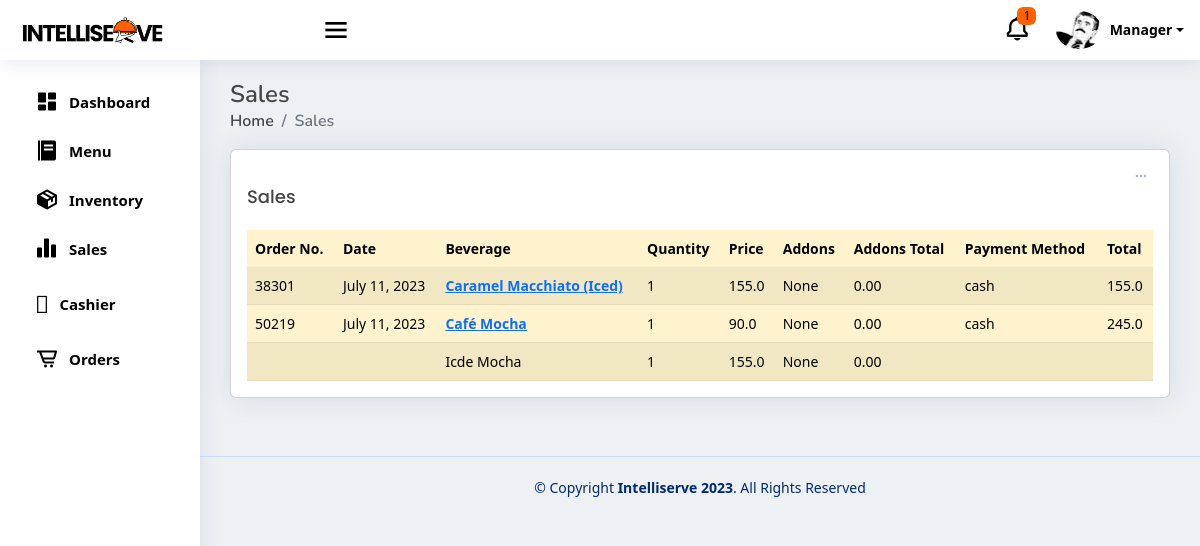
/sales (signed in), run on an earlier commit of the app's database.
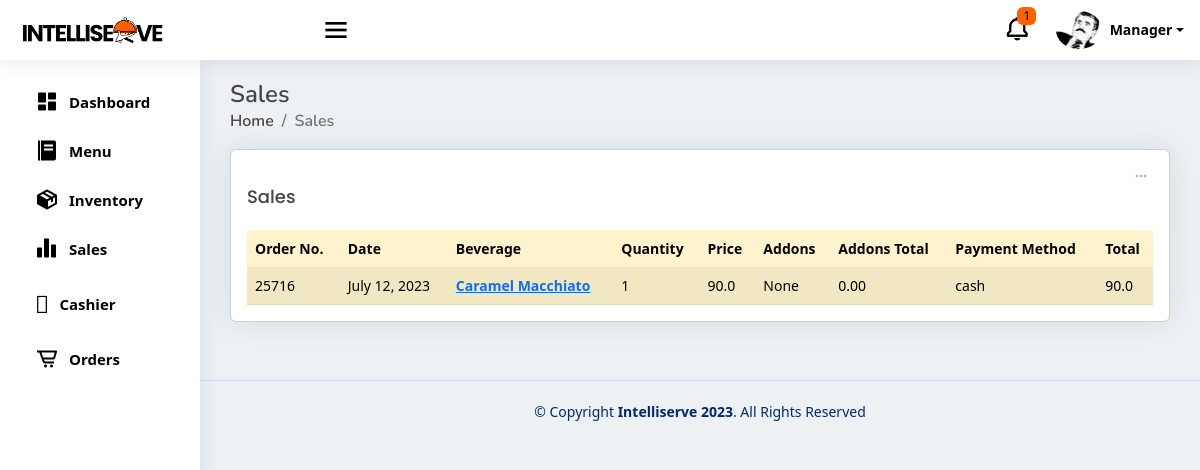
And on a later commit of the database.
### pos/models.py (models this page shows, shortened)
class buyItem(models.Model):
    buyName= models.CharField (max_length=255, null=True, blank=True)
    buySize = models.CharField(max_length=15, null=True, blank=True)
    buyQuantityMenu = models.PositiveIntegerField (null=True, blank=True)
    buyPrice = models.FloatField (null=True, blank=True)
    buyAddOns1 = models.CharField (max_length=255, null=True, blank=True)
    buyAddOns2 = models.CharField (max_length=255, null=True, blank=True)
    buyAddOns3 = models.CharField (max_length=255, null=True, blank=True)
    buyAddOns4 = models.CharField (max_length=255, null=True, blank=True)
    buyAddOns5 = models.CharField (max_length=255, null=True, blank=True)
    menuAOPrice1 = models.FloatField(default=0,null=True, blank=True)
    menuAOPrice2 = models.FloatField(default=0,null=True, blank=True)
    menuAOPrice3 = models.FloatField(default=0,null=True, blank=True)
    menuAOPrice4 = models.FloatField(default=0,null=True, blank=True)
    menuAOPrice5 = models.FloatField(default=0,null=True, blank=True)
    buyingredient1 = models.CharField (max_length=255, null=True, blank=True)
    buyingredient2 = models.CharField (max_length=255, null=True, blank=True)
    buyingredient3 = models.CharField (max_length=255, null=True, blank=True)
    buyingredient4 = models.CharField (max_length=255, null=True, blank=True)
    buyingredient5 = models.CharField (max_length=255, null=True, blank=True)
    buyingredient6 = models.CharField (max_length=255, null=True, blank=True)
    buyingredient7 = models.CharField (max_length=255, null=True, blank=True)
    buyingredient8 = models.CharField (max_length=255, null=True, blank=True)
    buyingredient9 = models.CharField (max_length=255, null=True, blank=True)
    buyingredient10 = models.CharField (max_length=255, null=True, blank=True)
    transaction = models.BooleanField(default=False)
    buyOrBought = models.BooleanField(default=False)
    DoneOrder = models.BooleanField(default=False)
    payment_method = models.CharField(max_length=255, choices=PAYMENT_CHOICES, null=True, blank=True)
    DineIn_Out = models.CharField(max_length=255, choices=IN_OUT, null=True, blank=True)
    AllPayment = models.FloatField(null=True, blank=True)
    tenderedPayment = models.FloatField(null=True, blank=True)
    orderNumber = models.PositiveIntegerField (null=True, blank=True)
    dateordered = models.DateTimeField (null=True, blank=True)
    priceSize = models.FloatField( null=True, blank=True)

### pos/views.py (the view)
# urls.py: path('sales', views.sales, name='sales'),
@login_required
def sales(request):
    today = datetime.now().date()
    start_of_week = today - timedelta(days=today.weekday())  # Get the start date of the current week
    end_of_week = start_of_week + timedelta(days=6)  # Get the end date of the current week
    buyitem = buyItem.objects.filter(dateordered__date__range=[start_of_week, end_of_week])
    context = {
        'buyitem': buyitem,
    }
    return render(request, 'sales.html', context)

### pos/templates/sales.html (shortened to what the changed rows need)
{% extends "base.html" %}
{% block content %}
  <div class="pagetitle">
    <h1>Sales</h1>
  </div>
  <section class="section dashboard">
    <div class="row">
      <div class="col-lg-12 mb-2">
        <div class="row g-2">
           <div class="col-12">
            <div class="card top-selling overflow-auto">
              <div class="card-body pb-0">
                <table class="table rounded table-striped table-warning" id="salesTable">
                  <thead>
                    <tr>
                      <th scope="col">Order No.</th>
                      <th scope="col">Date</th>
                      <th scope="col">Beverage</th>
                      <th scope="col">Quantity</th>
                      <th scope="col">Price</th>
                      <th scope="col">Addons</th>
                      <th scope="col">Addons Total</th>
                      <th scope="col">Payment Method</th>
                      <th scope="col">Total</th>
                    </tr>
                  </thead>
                  <tbody>
                    {% regroup buyitem|dictsort:'orderNumber' by orderNumber as grouped_items %}
                    {% for group in grouped_items %}
                      {% if group.list.0.buyOrBought and group.list.0.DoneOrder %}
                        {% for sale in group.list %}
                          <tr>
                            {% if forloop.first %}
                            <td>{{ group.list.0.orderNumber }}</td>
                            <td id="date_{{ group.list.0.orderNumber }}">{{ group.list.0.dateordered.date }}</td>
                            <td>
                              <a href="{% url 'pos:receipt' orderNumber=group.list.0.orderNumber %}" class="text-primary fw-bold">{{ group.list.0.buyName }}</a>
                            </td>
                            <td>{{ sale.buyQuantityMenu }}</td>
                            <td>{{ sale.buyPrice }}</td>
                            <td>
                              {% if not sale.buyAddOns1 and not sale.buyAddOns2 and not sale.buyAddOns3 and not sale.buyAddOns4 and not sale.buyAddOns5 %}
                                None
                              {% endif %}
                            </td>
                            <td>
                              {% if not sale.menuAOPrice1 and not sale.menuAOPrice2 and not sale.menuAOPrice3 and not sale.menuAOPrice4 and not sale.menuAOPrice5 %}
                                0.00
                              {% endif %}
                            </td>
                            <td>{{ sale.payment_method }}</td>
                            <td>{{ sale.AllPayment }}</td>
                            {% else %}
                              <td></td>
                              <td></td>
                              <td>{{ sale.buyName }}</td>
                              <td>{{ sale.buyQuantityMenu }}</td>
                              <td>{{ sale.buyPrice }}</td>
                              <td>
                                {% if not sale.buyAddOns1 and not sale.buyAddOns2 and not sale.buyAddOns3 and not sale.buyAddOns4 and not sale.buyAddOns5 %}
                                  None
                                {% endif %}
                              </td>
                              <td>
                                {% if not sale.menuAOPrice1 and not sale.menuAOPrice2 and not sale.menuAOPrice3 and not sale.menuAOPrice4 and not sale.menuAOPrice5 %}
                                  0.00
                                {% endif %}
                              </td>
                              <td></td>
                              <td></td>
                            {% endif %}
                          </tr>
                        {% endfor %}
                      {% endif %}
                    {% endfor %}
                  </tbody>
                </table>
              </div>
            </div>
          </div>
        </div>
      </div>
      </div>
    </section>
    {% endblock content %}

What changed in the data, as far as the page shows it:
removed buyItem: list.0.orderNumber "38301", list.0.dateordered "July 11, 2023", list.0.buyName "Caramel Macchiato (Iced)", buyQuantityMenu "1", buyPrice "155.0", shows "None", menuAOPrice1 "0.00", payment_method "cash", AllPayment "155.0"
removed buyItem: list.0.orderNumber "50219", list.0.dateordered "July 11, 2023", list.0.buyName "Café Mocha", buyQuantityMenu "1", buyPrice "90.0", shows "None", menuAOPrice1 "0.00", payment_method "cash", AllPayment "245.0"
removed buyItem: buyName "Icde Mocha", buyQuantityMenu "1", buyPrice "155.0", shows "None", menuAOPrice1 "0.00"
added buyItem: list.0.orderNumber "25716", list.0.dateordered "July 12, 2023", list.0.buyName "Caramel Macchiato", buyQuantityMenu "1", buyPrice "90.0", shows "None", menuAOPrice1 "0.00", payment_method "cash", AllPayment "90.0"
